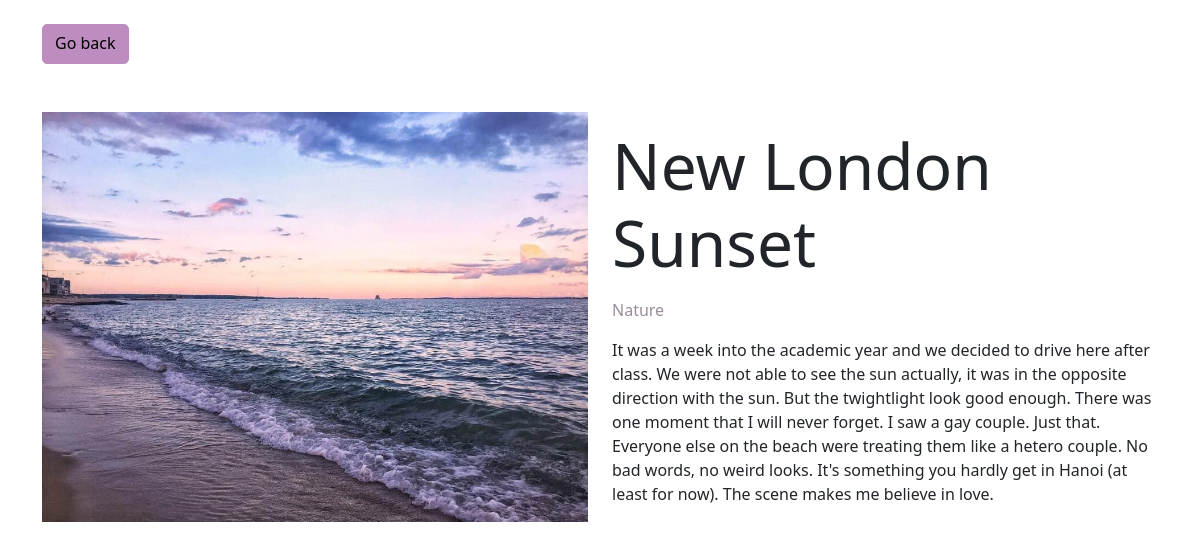
Page /photos/3 on the committed database.
### photos/models.py (models this page shows, shortened)
class Photo(models.Model):
    name = models.CharField(max_length=50, null=False, blank=False)
    description = models.TextField(null=False, blank=False)
    category = models.ForeignKey(
        Category,
        on_delete=SET_NULL, #dont remove the photos when the category is delete
        related_name='photos',
        null=True, #this goes with the SET_NULL above
    )
    image = models.ImageField(null=False, blank=False)  #must install pillow before using this fields

class Category(models.Model):
    name = models.CharField(max_length=50, null=False, blank=False)
    def __str__(self):
        return self.name
    class Meta:
        verbose_name_plural = "Categories"

### photos/views.py (the view)
# urls.py: path('photos/<int:pk>', PhotosDetailView.as_view(), name='photo'),
class PhotosDetailView(DetailView):
    model = Photo
    template_name = 'photo_detail.html'
    context_object_name = 'photo'

### templates/photo_detail.html (shortened to what this page needs)
{% extends 'base.html' %}
{% load static %}
{% block content %}
        <div class="container w-80">
            <a href="{% url 'gallery'%}" class="btn btn-info mb-5">Go back</a>
            <div class="row">
                <div class="col-md-6 mb-5">
                    <img src='{{photo.image.url}}' class="img-fluid">
                </div>
                <div class="col-md-6">
                    <h2 class="my-3">{{ photo.name }}</h2>
                    <p class="text-muted">{{photo.category}}</p>
                    <p class='fs-6'>{{photo.description}}</p>
                </div>
            </div>
        </div>
{% endblock content %}

### static/css/style.css (style rules this page uses)
body, html { height: 100%; }
h2 { font-size: 4rem; font-weight: 400; }
.btn { border-radius: 5px; padding-bottom: 8px; margin-top: 1.5rem; margin-right: 10px }

### rows in the picture
Photo: image (picture), name "New London Sunset", category "Nature", description "It was a week into the academic year and we decided to drive here after class. We were not able to see the sun actually, it was in the opposite direction with the sun. But the twightlight look good enough. There was one moment that I will never forget. I saw a gay couple. Just that. Everyone else on the beach were treating them like a hetero couple. No bad words, no weird looks. It's something you hardly get in Hanoi (at least for now). The scene makes me believe in love."
